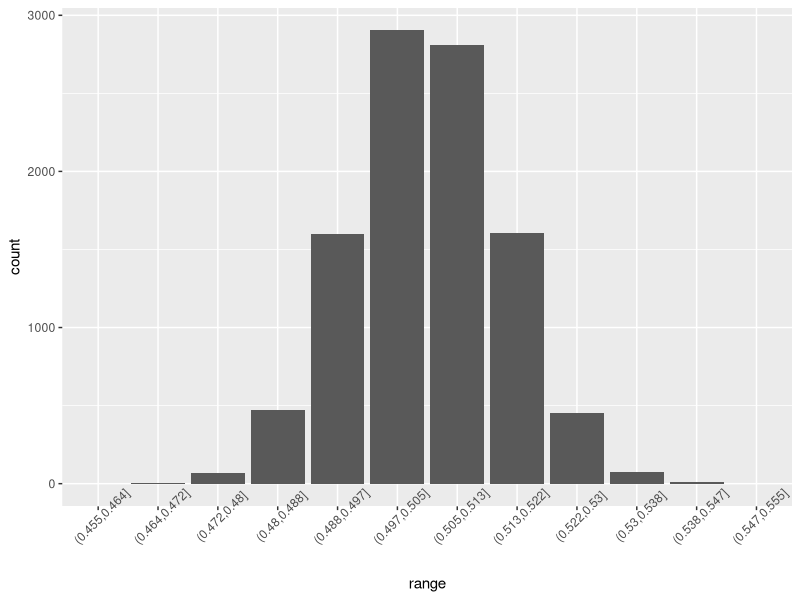

Here is the R script that generated this plot:
library(ggplot2)

voted_favor = 3208
voted_oppose = 3143


test_favor = 730
test_oppose = 942
test_total = test_favor+test_oppose
test_favor_ratio = test_favor/test_total


n=10000
data = c(rep(1,voted_favor),rep(0,voted_oppose))

ratio_distrib = c()
for (i in 1:n){
  perm = sample(data,test_total)
  perm_favor = sum(perm)
  perm_favor_ratio = perm_favor/test_total
  ratio_distrib <- c(ratio_distrib,perm_favor_ratio)
}

ratio_min = min(ratio_distrib)
ratio_max = max(ratio_distrib)
step = (ratio_max-ratio_min)/10

range_distrib = cut(ratio_distrib,breaks=seq(ratio_min-step,ratio_max+step,step))
df <- as.data.frame(table(range_distrib))
names(df) <- c("range","count")

ggplot(data=df,aes(x=range,y=count))+geom_bar(stat = "identity")+theme(axis.text.x = element_text(angle=45))

sum(ratio_distrib<test_favor_ratio)
